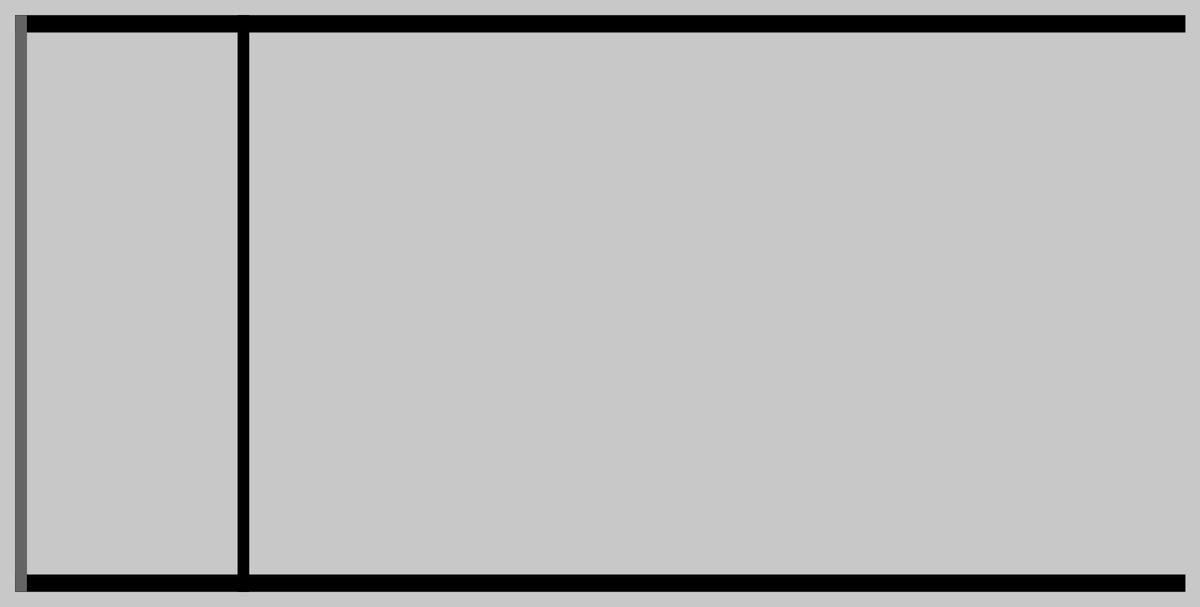
Frame 1 (no input)
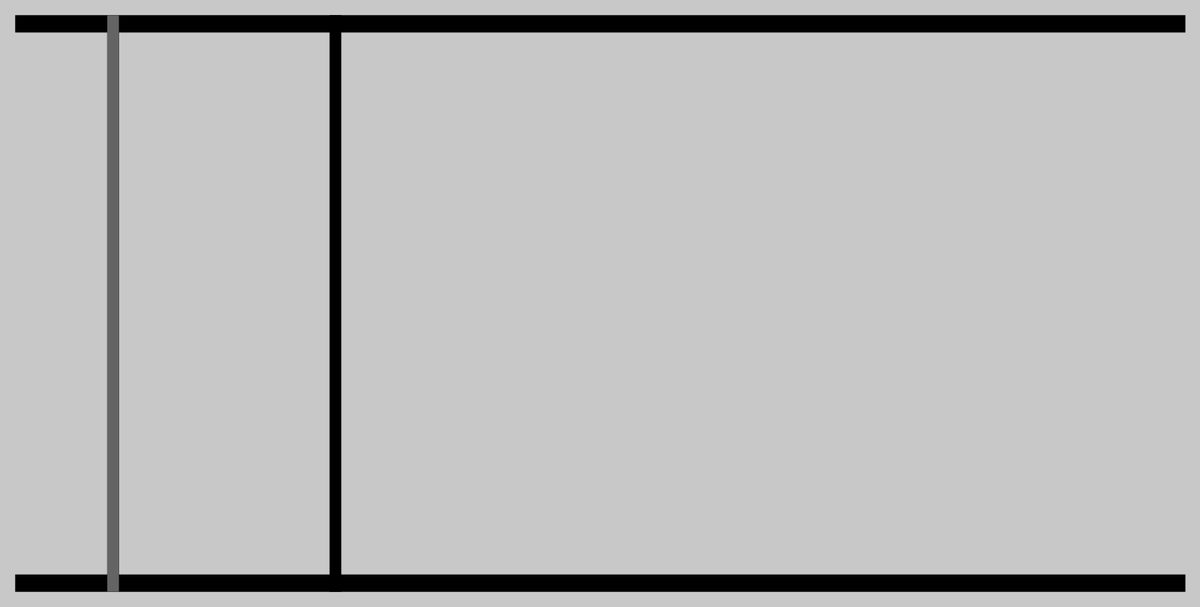
Frame 60 (no input)
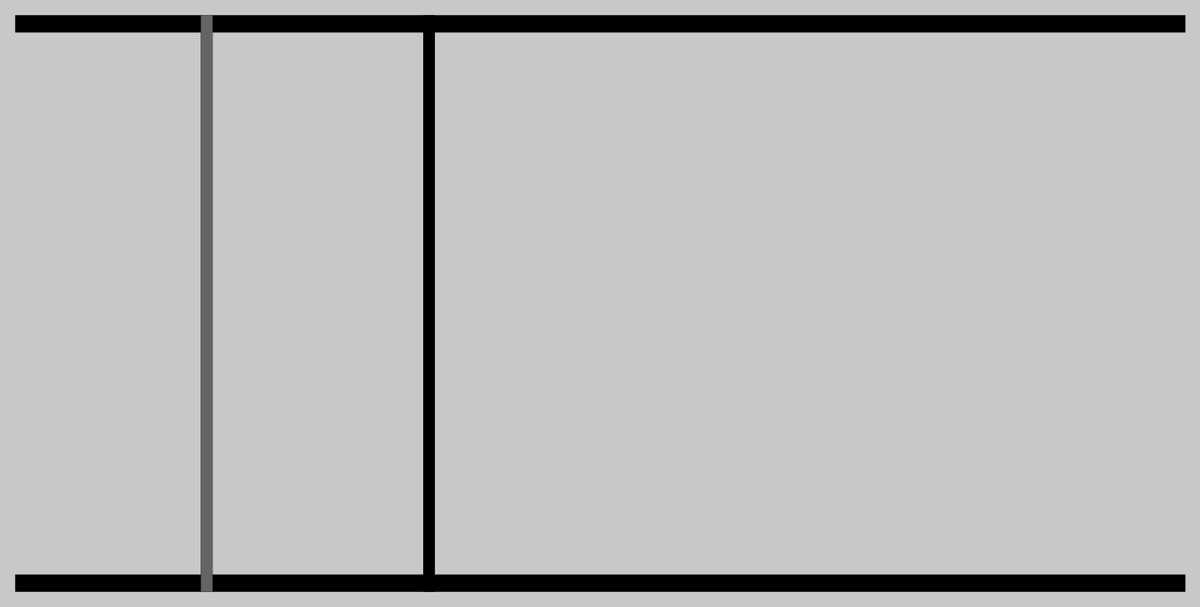
Frame 120 (the mouse pressed at the canvas centre since frame 60)

The p5.js sketch that drew these frames (run headless with seeded random() and noise() and a simulated clock; from frame 60 on, the mouse is pressed at the canvas centre):

// p5.js sketch
// ── sketch.js
let rob;

function setup()
{
  createCanvas(1520, 770);
  rob = new robot();
}

function draw()
{
  background(200);
  rob.draw();
  rob.update(deltaTime / 1000);
}
// ── robot.js
class robot
{
    constructor()
    {
        this.scale = 77;
        this.main_frame_position = createVector(0.25, 0.25);
        // total screen size is (20, 10)
        this.main_frame_size = createVector(19.25, 9.5);
        this.main_frame_bar_size = createVector(this.main_frame_size.x, this.main_frame_size.y * 0.03);
        this.sec_frame_position_factor = 0;
        this.sec_frame_size = createVector(this.main_frame_size.x * 0.2, this.main_frame_size.y);
        this.sec_frame_bar_size = createVector(this.main_frame_size.x * 0.01, this.main_frame_size.y);
        this.ter_frame_position_factor = 0;
        this.ter_frame_size = createVector(this.sec_frame_size.x, this.sec_frame_size.x);
        // this.ter_frame_bar_size = createVector(this.main_frame_size.x * 0.01, this.main_frame_size.y);
    }

    update(dT)
    {
        this.sec_frame_position_factor = constrain(this.sec_frame_position_factor + dT * 0.1, 0, 1)
    }

    draw()
    {
        noStroke();
        // main frame
        fill(0);
        this.rect(this.main_frame_position, this.main_frame_bar_size);
        this.rect(p5.Vector.add(this.main_frame_position, createVector(0, this.main_frame_size.y - this.main_frame_bar_size.y)), this.main_frame_bar_size);
        // secondary frame
        let sec_left = (this.main_frame_size.x - this.sec_frame_size.x) * this.sec_frame_position_factor + this.main_frame_position.x;
        this.rect(createVector(sec_left, this.main_frame_position.y), this.sec_frame_bar_size);
        this.rect(createVector(sec_left + this.sec_frame_size.x - this.sec_frame_bar_size.x, this.main_frame_position.y), this.sec_frame_bar_size);
        // tertiary frame
        let ter_left = (this.main_frame_size.x - this.sec_frame_size.x) * this.sec_frame_position_factor + this.main_frame_position.x;
        fill(100);
        this.rect(createVector(sec_left, this.main_frame_position.y), this.sec_frame_bar_size);
    }

    line(vec1, vec2)
    {
        line(vec1.x * this.scale, vec1.y * this.scale, vec2.x * this.scale, vec2.y * this.scale);
    }

    rect(vec, size)
    {
        rect(vec.x * this.scale, vec.y * this.scale, size.x * this.scale, size.y * this.scale);
    }
}
